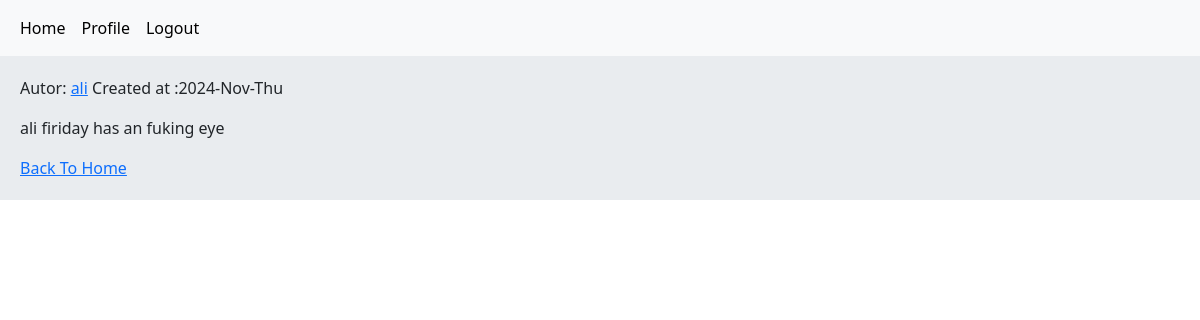
Screenshot of /post/2/firday/ (signed in) with the database file from the repository.
### home/models.py (models this page shows, shortened)
class Post(models.Model):
    user = models.ForeignKey(User, on_delete=models.CASCADE)
    title = models.CharField(max_length=200)
    body = models.TextField()
    slug = models.SlugField(unique=True)
    created = models.DateTimeField(auto_now_add=True)
    updated = models.DateTimeField(auto_now=True)

### home/views.py (the view)
# urls.py: path('post/<int:pk>/<slug:slug>/', views.PostDetailView.as_view(), name='post_detail'),
class PostDetailView(LoginRequiredMixin, View):
    def get(self, request, pk, slug):
        post = Post.objects.get(pk=pk, slug=slug)
        return render(request, 'home/detail.html', {'post': post})

### home/templates/home/detail.html (shortened to what this page needs)
{% extends 'master.html' %}
{% block body %}
    <p>Autor: <a href="{% url 'account:user_profile' request.user.pk %}" class="mr-1"> {{ post.user.username }}</a>
        Created at :{{ post.updated|date:"Y-M-D" }}</p>
    <p>{{ post.body }}</p>
    <a href="{% url  'home:home' %}">Back To Home</a>
{% endblock %}

### rows the page displays
Post: user.username "ali", updated "2024-Nov-Thu", body "ali firiday has an fuking eye"
